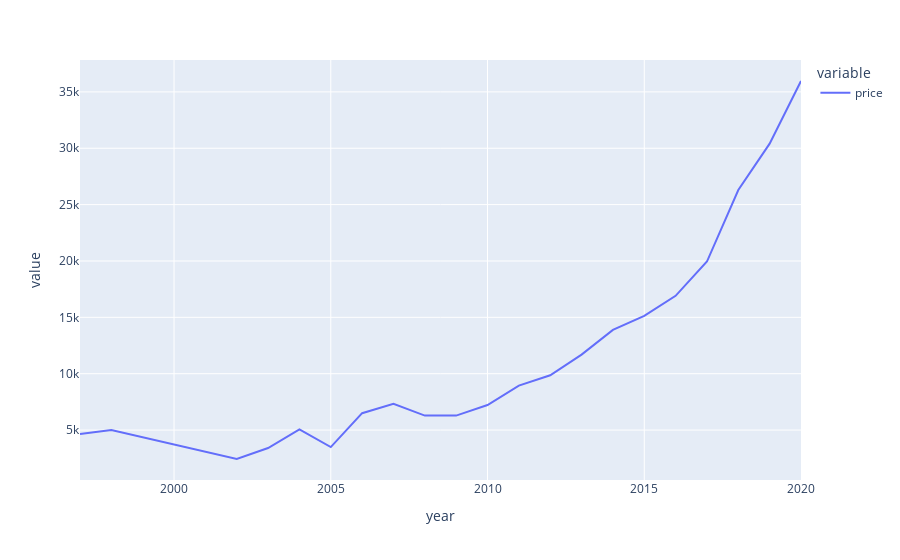

Notebook source saved alongside this figure:
### Code cell
price_year = pd.DataFrame(audi_df[['year','price']].groupby('year').mean())
px.line(price_year)

### Figure 1 — Plotly figure (JSON) as saved in the notebook; plotly's stock layout.template omitted (floating-point values rounded to 4 significant figures)
{"data": [{"hovertemplate": "variable=price<br>year=%{x}<br>value=%{y}<extra></extra>", "legendgroup": "price", "line": {"color": "#636efa", "dash": "solid"}, "mode": "lines", "name": "price", "orientation": "v", "showlegend": true, "type": "scatter", "x": [1997, 1998, 2002, 2003, 2004, 2005, 2006, 2007, 2008, 2009, 2010, 2011, 2012, 2013, 2014, 2015, 2016, 2017, 2018, 2019, 2020], "xaxis": "x", "y": [4650, 4999, 2433, 3408.0, 5054.0, 3491.0, 6499.0, 7325.0, 6281.0, 6282.0, 7224.0, 8945.0, 9861.0, 11690.0, 13890.0, 15130.0, 16910.0, 19950.0, 26300.0, 30410.0, 35970.0], "yaxis": "y"}], "layout": {"legend": {"title": {"text": "variable"}, "tracegroupgap": 0}, "margin": {"t": 60}, "xaxis": {"anchor": "y", "domain": [0, 1], "title": {"text": "year"}}, "yaxis": {"anchor": "x", "domain": [0, 1], "title": {"text": "value"}}}}
